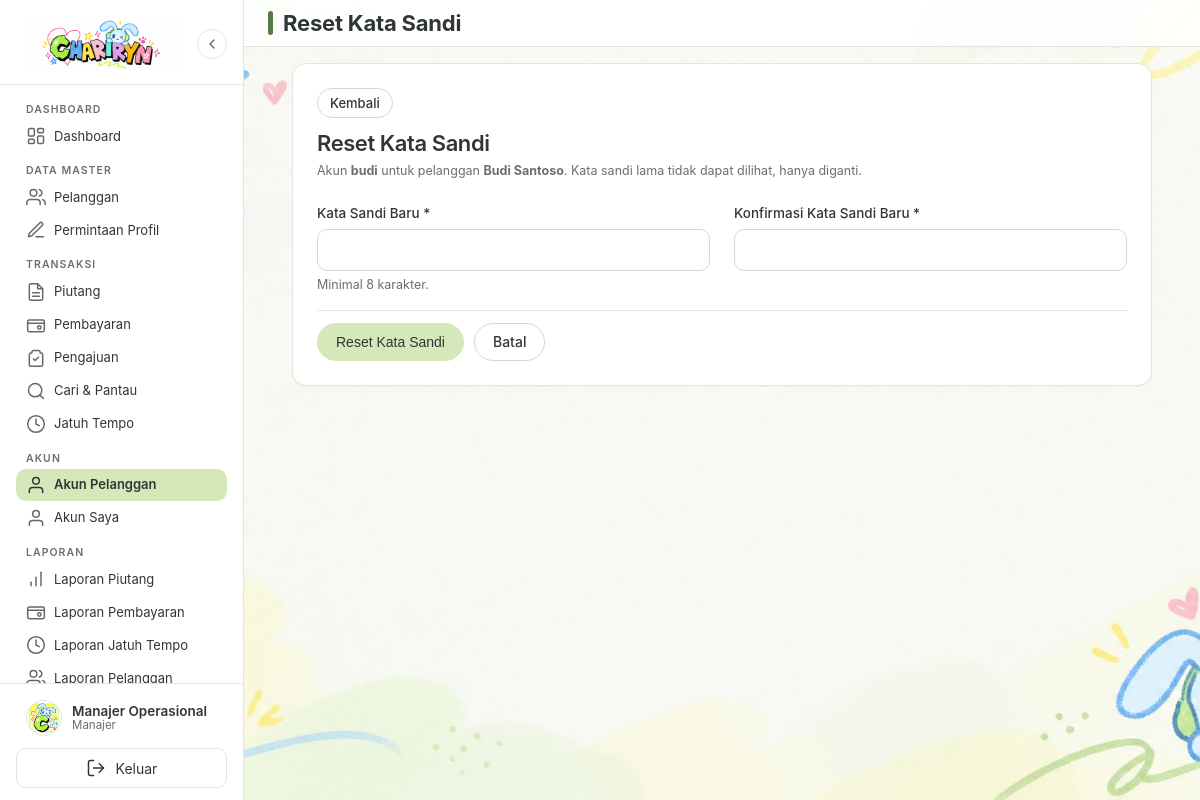
/akun-pelanggan/reset.php?id=3 (signed in), run on the app's committed database.
### tables this page shows
CREATE TABLE IF NOT EXISTS users (
    id_user INT UNSIGNED NOT NULL AUTO_INCREMENT,
    id_pelanggan INT UNSIGNED NULL,
    username VARCHAR(50) NOT NULL,
    password VARCHAR(255) NOT NULL,
    nama VARCHAR(100) NOT NULL,
    role ENUM('pemilik', 'manajer', 'pelanggan') NOT NULL DEFAULT 'manajer',
    status ENUM('belum aktif', 'aktif', 'nonaktif') NOT NULL DEFAULT 'belum aktif',
    token_aktivasi VARCHAR(64) NULL,
    token_aktivasi_berakhir DATETIME NULL,
    created_at DATETIME NOT NULL DEFAULT CURRENT_TIMESTAMP,
    updated_at DATETIME NOT NULL DEFAULT CURRENT_TIMESTAMP ON UPDATE CURRENT_TIMESTAMP,
    PRIMARY KEY (id_user),
    UNIQUE KEY uq_users_username (username),
    UNIQUE KEY uq_users_pelanggan (id_pelanggan),
    KEY idx_users_role_status (role, status),
    CONSTRAINT fk_users_pelanggan
        FOREIGN KEY (id_pelanggan) REFERENCES pelanggan (id_pelanggan)
        ON DELETE CASCADE ON UPDATE CASCADE
);

CREATE TABLE IF NOT EXISTS pelanggan (
    id_pelanggan INT UNSIGNED NOT NULL AUTO_INCREMENT,
    kode_pelanggan VARCHAR(20) NOT NULL,
    nama_pelanggan VARCHAR(100) NOT NULL,
    alamat TEXT NULL,
    no_hp VARCHAR(20) NULL,
    email VARCHAR(100) NULL,
    status ENUM('aktif', 'nonaktif') NOT NULL DEFAULT 'aktif',
    created_at DATETIME NOT NULL DEFAULT CURRENT_TIMESTAMP,
    updated_at DATETIME NOT NULL DEFAULT CURRENT_TIMESTAMP ON UPDATE CURRENT_TIMESTAMP,
    PRIMARY KEY (id_pelanggan),
    UNIQUE KEY uq_pelanggan_kode (kode_pelanggan),
    KEY idx_pelanggan_nama (nama_pelanggan),
    KEY idx_pelanggan_status (status)
);

### helpers/autentikasi.php (called while the page is built, shortened)
<?php
function userSaatIni(): array
{
    return $_SESSION['user'] ?? [];
}
function roleUser(): string
{
    return (string) ($_SESSION['user']['role'] ?? '');
}
function labelRole(string $role): string
{
    return match ($role) {
        'pemilik' => 'Pemilik',
        'manajer' => 'Manajer',
        'pelanggan' => 'Pelanggan',
        default => 'Pengguna',
    };
}
function urlBerandaSesuaiPeran(): string
{
    return match (roleUser()) {
        'pemilik' => BASE_URL . 'laporan/piutang.php',
        'pelanggan' => BASE_URL . 'portal/index.php',
        default => BASE_URL . 'dashboard/index.php',
    };
}
function cekLogin(): void
{
    $stmt = koneksiDatabase()->prepare(
        'SELECT id_user, username, nama, role, status, id_pelanggan
         FROM users WHERE id_user = :id LIMIT 1'
    );
    $stmt->execute([':id' => (int) $_SESSION['user']['id_user']]);
}
function requireLogin(): void
{
    cekLogin();
}

### helpers/format.php (called while the page is built, shortened)
<?php
function e(?string $nilai): string
{
    return htmlspecialchars((string) $nilai, ENT_QUOTES, 'UTF-8');
}

### config/database.php (called while the page is built, shortened)
<?php
function koneksiDatabase(): PDO
{
    static $pdo = null;
    if ($pdo instanceof PDO) {
        return $pdo;
    }
    $daftarPort = trim(DB_PORT) !== '' ? [trim(DB_PORT)] : ['3306', '3307'];
    foreach ($daftarPort as $port) {
        $dsn = 'mysql:host=' . DB_HOST . ';port=' . $port . ';dbname=' . DB_NAMA . ';charset=utf8mb4';
        try {
            $pdo = new PDO($dsn, DB_USER, DB_PASSWORD, [
                PDO::ATTR_ERRMODE => PDO::ERRMODE_EXCEPTION,
                PDO::ATTR_DEFAULT_FETCH_MODE => PDO::FETCH_ASSOC,
                PDO::ATTR_EMULATE_PREPARES => false,
            ]);
            return $pdo;
        } catch (PDOException $e) {
            $galat = $e;
        }
    }
    exit;
}

### helpers/otorisasi.php (called while the page is built, shortened)
<?php
function requireManajer(): void
{
    requireLogin();
}

### helpers/validasi.php (called while the page is built, shortened)
<?php
function ambilIdDariGet(): ?int
{
    $id = $_GET['id'] ?? null;
    return (int) $id;
}

### services/PenggunaService.php (called while the page is built, shortened)
<?php
class PenggunaService
{
    public static function ambilAkunPelangganById(PDO $pdo, int $id): ?array
    {
        $stmt = $pdo->prepare(
            "SELECT u.id_user, u.username, u.nama, u.role, u.status, u.id_pelanggan,
                    u.created_at, u.updated_at, u.token_aktivasi, u.token_aktivasi_berakhir,
                    pl.kode_pelanggan, pl.nama_pelanggan, pl.status AS status_pelanggan
             FROM users AS u
             LEFT JOIN pelanggan AS pl ON pl.id_pelanggan = u.id_pelanggan
             WHERE u.id_user = :id AND u.role = 'pelanggan'
             LIMIT 1"
        );
        $stmt->execute([':id' => $id]);
        $hasil = $stmt->fetch();
        return $hasil === false ? null : $hasil;
    }
}

### akun-pelanggan/reset.php (the view, shortened to what this page needs)
<?php
requireManajer();
$id = ambilIdDariGet();
$pdo = koneksiDatabase();
$akun = PenggunaService::ambilAkunPelangganById($pdo, $id);
$halaman_aktif = 'akun-pelanggan';
require_once BASE_PATH . '/includes/kepala.php';
?>
<div class="kotak-form">
    <div class="aksi-halaman">
        <a class="btn btn-netral btn-kecil" href="<?= BASE_URL ?>akun-pelanggan/index.php">Kembali</a>
    </div>
    <h2>Reset Kata Sandi</h2>
    <p class="teks-kecil mb-lg">
        Akun <strong><?= e($akun['username']) ?></strong>
        <?php if ($akun['nama_pelanggan'] !== null): ?> untuk pelanggan <strong><?= e($akun['nama_pelanggan']) ?></strong><?php endif; ?>.
        Kata sandi lama tidak dapat dilihat, hanya diganti.
    </p>
    <form method="post" action="<?= BASE_URL ?>akun-pelanggan/reset.php?id=<?= (int) $id ?>" data-anti-ganda>
        <div class="form-grid">
            <div class="kolom">
                <label for="password">Kata Sandi Baru *</label>
                <input class="input" type="password" id="password" name="password" autocomplete="new-password" required>
                <span class="bantuan">Minimal 8 karakter.</span>
            </div>
            <div class="kolom">
                <label for="konfirmasi_password">Konfirmasi Kata Sandi Baru *</label>
                <input class="input" type="password" id="konfirmasi_password" name="konfirmasi_password" autocomplete="new-password" required>
            </div>
        </div>
        <div class="form-aksi">
            <button type="submit" class="btn btn-primer">Reset Kata Sandi</button>
            <a class="btn btn-netral" href="<?= BASE_URL ?>akun-pelanggan/index.php">Batal</a>
        </div>
    </form>
</div>
<?php require_once BASE_PATH . '/includes/footer.php'; ?>

### includes/sidebar.php (shortened to what this page needs)
<?php
function ikonMenu(string $nama): string
{
    $svg = '<svg width="20" height="20" viewBox="0 0 24 24" fill="none" stroke="currentColor" stroke-width="1.8" stroke-linecap="round" stroke-linejoin="round" aria-hidden="true">';
    $isi = match ($nama) {
        'dashboard' => '<rect x="3" y="3" width="7" height="9" rx="1.5"></rect><rect x="14" y="3" width="7" height="5" rx="1.5"></rect><rect x="14" y="12" width="7" height="9" rx="1.5"></rect><rect x="3" y="16" width="7" height="5" rx="1.5"></rect>',
        'pelanggan' => '<path d="M17 21v-2a4 4 0 0 0-4-4H5a4 4 0 0 0-4 4v2"></path><circle cx="9" cy="7" r="4"></circle><path d="M23 21v-2a4 4 0 0 0-3-3.87"></path><path d="M16 3.13a4 4 0 0 1 0 7.75"></path>',
        'pengguna' => '<path d="M20 21v-2a4 4 0 0 0-4-4H8a4 4 0 0 0-4 4v2"></path><circle cx="12" cy="7" r="4"></circle>',
        'piutang' => '<path d="M14 2H6a2 2 0 0 0-2 2v16a2 2 0 0 0 2 2h12a2 2 0 0 0 2-2V8z"></path><polyline points="14 2 14 8 20 8"></polyline><line x1="16" y1="13" x2="8" y2="13"></line><line x1="16" y1="17" x2="8" y2="17"></line>',
        'pembayaran' => '<rect x="2" y="6" width="20" height="14" rx="2"></rect><path d="M2 10h20"></path><circle cx="16" cy="15" r="2"></circle>',
        'jatuh-tempo' => '<circle cx="12" cy="12" r="10"></circle><polyline points="12 6 12 12 16 14"></polyline>',
        'cari' => '<circle cx="11" cy="11" r="8"></circle><line x1="21" y1="21" x2="16.65" y2="16.65"></line>',
        'laporan' => '<line x1="12" y1="20" x2="12" y2="10"></line><line x1="18" y1="20" x2="18" y2="4"></line><line x1="6" y1="20" x2="6" y2="16"></line>',
        'pengajuan' => '<path d="M9 3h6a2 2 0 0 1 2 2v1h1a2 2 0 0 1 2 2v12a2 2 0 0 1-2 2H6a2 2 0 0 1-2-2V8a2 2 0 0 1 2-2h1V5a2 2 0 0 1 2-2z"></path><path d="M9 13l2 2 4-4"></path>',
        'permintaan' => '<path d="M12 20h9"></path><path d="M16.5 3.5a2.12 2.12 0 0 1 3 3L7 19l-4 1 1-4z"></path>',
        'keluar' => '<path d="M9 21H5a2 2 0 0 1-2-2V5a2 2 0 0 1 2-2h4"></path><polyline points="16 17 21 12 16 7"></polyline><line x1="21" y1="12" x2="9" y2="12"></line>',
        default => '',
    };
    return $svg . $isi . '</svg>';
}
function itemMenu(string $ikon, string $label, string $url, string $kunci): string
{
    global $halaman_aktif;
    $aktif = $halaman_aktif === $kunci;
    $aria = $aktif ? ' aria-current="page"' : '';
    return '<a class="item-menu' . ($aktif ? ' aktif' : '') . '"' . $aria . ' href="' . e($url) . '">'
        . ikonMenu($ikon)
        . '<span>' . e($label) . '</span></a>';
}
?>
<?php
$peran_sidebar = roleUser();
$beranda_sidebar = urlBerandaSesuaiPeran();
?>
<aside class="sidebar" id="sidebar">
    <div class="sidebar-logo">
        <a href="<?= e($beranda_sidebar) ?>" aria-label="Beranda CHARIRYN">
            <img class="logo-brand" src="<?= BASE_URL ?>assets/img/chariryn.png" alt="CHARIRYN" width="336" height="112">
        </a>
        <button type="button" class="sidebar-toggle" id="tombolMenu" aria-label="Tutup panel samping" aria-expanded="false" aria-controls="sidebar">
            <svg width="16" height="16" viewBox="0 0 24 24" fill="none" stroke="currentColor" stroke-width="2.2" stroke-linecap="round" stroke-linejoin="round" aria-hidden="true">
                <polyline points="15 18 9 12 15 6"></polyline>
            </svg>
        </button>
    </div>
    <nav class="sidebar-menu" aria-label="Menu utama">
        <?php if ($peran_sidebar === 'pelanggan'): ?>
            <p class="grup-menu">Piutang Saya</p>
            <?= itemMenu('dashboard', 'Dashboard', BASE_URL . 'portal/index.php', 'portal') ?>
            <?= itemMenu('pembayaran', 'Ajukan Pembayaran', BASE_URL . 'portal/pengajuan.php', 'portal-pengajuan') ?>
            <?= itemMenu('pengajuan', 'Status Pengajuan', BASE_URL . 'portal/status-pengajuan.php', 'portal-status') ?>
            <?= itemMenu('pengguna', 'Kelola Akun', BASE_URL . 'portal/akun.php', 'portal-akun') ?>
        <?php else: ?>
            <p class="grup-menu">Dashboard</p>
            <?= itemMenu('dashboard', 'Dashboard', BASE_URL . 'dashboard/index.php', 'dashboard') ?>
            <p class="grup-menu">Data Master</p>
            <?= itemMenu('pelanggan', 'Pelanggan', BASE_URL . 'pelanggan/index.php', 'pelanggan') ?>
            <?= itemMenu('permintaan', 'Permintaan Profil', BASE_URL . 'pelanggan/permintaan.php', 'permintaan-profil') ?>
            <p class="grup-menu">Transaksi</p>
            <?= itemMenu('piutang', 'Piutang', BASE_URL . 'piutang/index.php', 'piutang') ?>
            <?= itemMenu('pembayaran', 'Pembayaran', BASE_URL . 'pembayaran/index.php', 'pembayaran') ?>
            <?= itemMenu('pengajuan', 'Pengajuan', BASE_URL . 'pengajuan/index.php', 'pengajuan') ?>
            <?= itemMenu('cari', 'Cari & Pantau', BASE_URL . 'cari-pantau/index.php', 'cari-pantau') ?>
            <?= itemMenu('jatuh-tempo', 'Jatuh Tempo', BASE_URL . 'jatuh-tempo/index.php', 'jatuh-tempo') ?>
            <p class="grup-menu">Akun</p>
            <?= itemMenu('pengguna', 'Akun Pelanggan', BASE_URL . 'akun-pelanggan/index.php', 'akun-pelanggan') ?>
            <?= itemMenu('pengguna', 'Akun Saya', BASE_URL . 'akun/sandi.php', 'akun') ?>
            <p class="grup-menu">Laporan</p>
            <?= itemMenu('laporan', 'Laporan Piutang', BASE_URL . 'laporan/piutang.php', 'laporan-piutang') ?>
            <?= itemMenu('pembayaran', 'Laporan Pembayaran', BASE_URL . 'laporan/pembayaran.php', 'laporan-pembayaran') ?>
            <?= itemMenu('jatuh-tempo', 'Laporan Jatuh Tempo', BASE_URL . 'laporan/jatuh-tempo.php', 'laporan-jatuh-tempo') ?>
            <?= itemMenu('pelanggan', 'Laporan Pelanggan', BASE_URL . 'laporan/pelanggan.php', 'laporan-pelanggan') ?>
        <?php endif; ?>
    </nav>
<?php
$nama_profil = (string) (userSaatIni()['nama'] ?? 'Pengguna');
$label_role_profil = labelRole($peran_sidebar);
?>
    <div class="sidebar-kaki">
        <div class="profil-ringkas">
            <img class="profil-avatar" src="<?= BASE_URL ?>assets/img/logo.png" alt="" aria-hidden="true" width="36" height="36">
            <div class="profil-info">
                <span class="nama-user"><?= e($nama_profil) ?></span>
                <span class="role-user"><?= e($label_role_profil) ?></span>
            </div>
        </div>
        <form method="post" action="<?= BASE_URL ?>auth/logout.php">
            <button type="submit" class="tombol-keluar">
                <?= ikonMenu('keluar') ?>
                <span>Keluar</span>
            </button>
        </form>
    </div>
</aside>

### data on the page
users: nama "Manajer Operasional"
users: username "budi", id_pelanggan.nama_pelanggan "Budi Santoso"

### other printed values
$label "Dashboard Pelanggan Permintaan Profil Piutang Pembayaran Pengajuan Cari & Pantau Jatuh Tempo Akun Pelanggan Akun Saya Laporan Piutang Laporan Pembayaran Laporan Jatuh Tempo Laporan Pelanggan"
$label_role_profil "Manajer"
$judul_halaman "Reset Kata Sandi"
